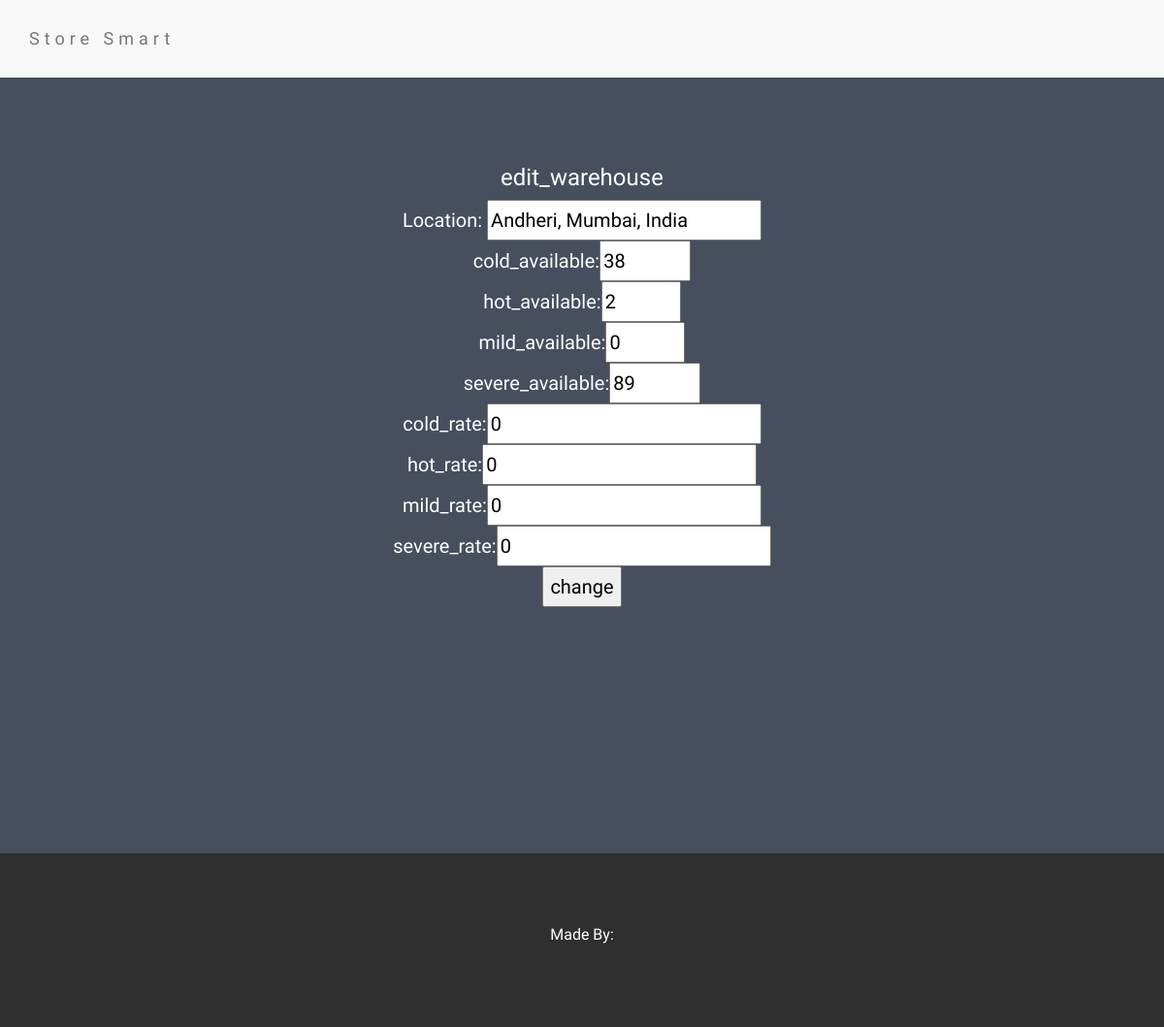
/edit_warehouse/5/ (signed in), run on an earlier commit of the app's database.
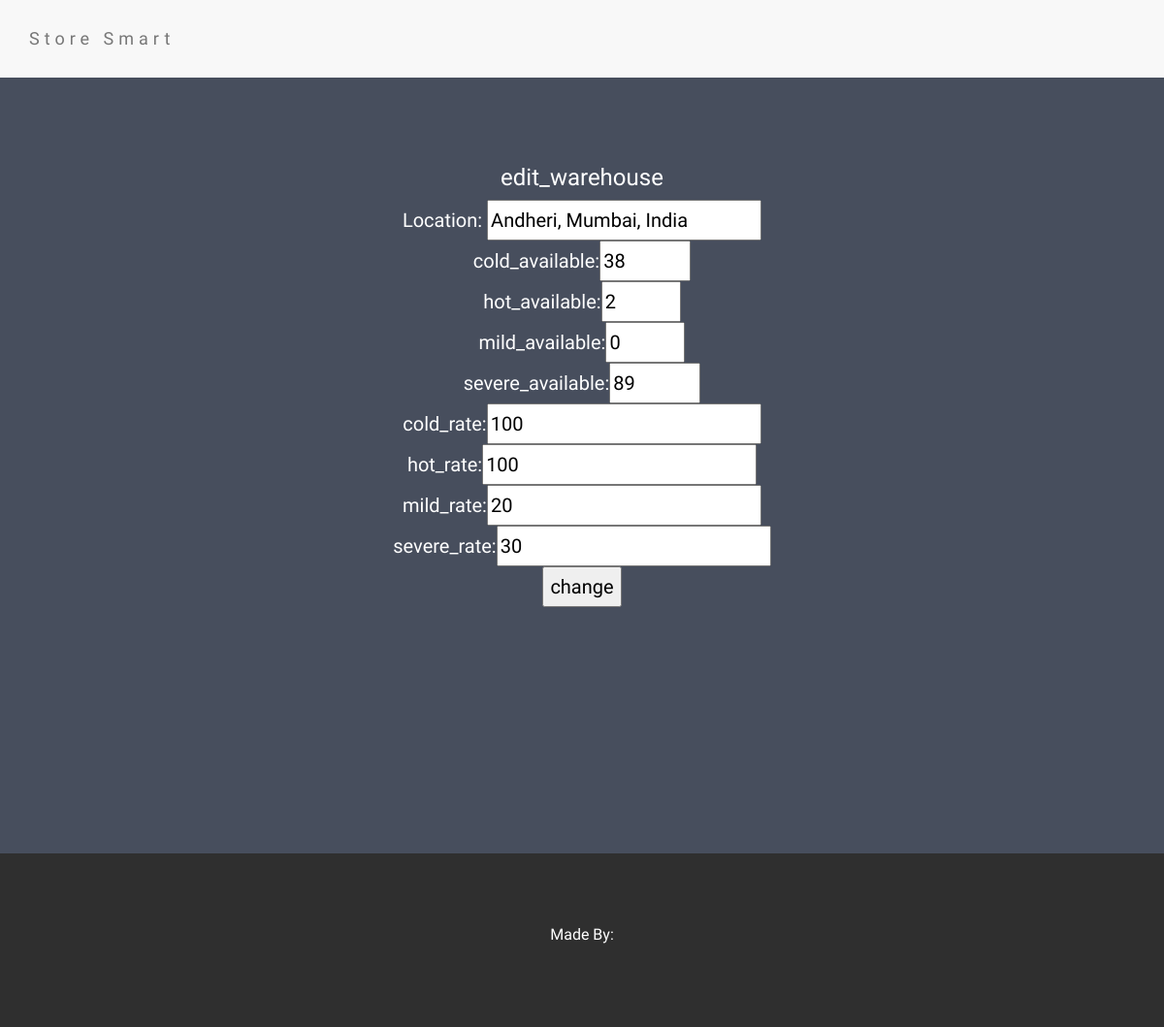
And on a later commit of the database.
### ware/models.py (models this page shows)
class warehouse(models.Model):
	user=models.CharField(max_length=200)
	location = models.CharField(max_length=1000)
	cold_rate=models.PositiveSmallIntegerField(default=0 ,null=True)
	hot_rate=models.PositiveSmallIntegerField(default=0 ,null=True)
	mild_rate=models.PositiveSmallIntegerField(default=0 ,null=True)
	severe_rate=models.PositiveSmallIntegerField(default=0 ,null=True)
	cold_total=models.PositiveSmallIntegerField(default=0 ,null=True)
	hot_total=models.PositiveSmallIntegerField(default=0 ,null=True)
	mild_total=models.PositiveSmallIntegerField(default=0 ,null=True)
	severe_total=models.PositiveSmallIntegerField(default=0 ,null=True)
	cold_available=models.PositiveSmallIntegerField(default=0 ,null=True)
	hot_available=models.PositiveSmallIntegerField(default=0 ,null=True)
	mild_available=models.PositiveSmallIntegerField(default=0 ,null=True)
	severe_available=models.PositiveSmallIntegerField(default=0 ,null=True)
	def __str__(self):
		return self.location

### ware/views.py (the view, shortened to what this page needs)
# urls.py: url(r'^edit_warehouse/(?P<id>[\w\-]+)/$',edit_warehouse,name='edit'),
def edit_warehouse(request,id):
	if request.user.is_authenticated() and Userform.objects.get(user=request.user).flag==1:
		if request.method=="GET":
			ware=warehouse.objects.get(id=id)
			print (ware)
			return render(request,'edit_warehouse.html',{'ware':ware})
	elif Userform.objects.get(user=request.user).flag==2:
		return HttpResponseRedirect('/')
	else:
		return HttpResponseRedirect('/account/login')

### ware/templates/edit_warehouse.html (shortened to what this page needs)
<!DOCTYPE html>
<html lang="en">
<head>
  <link rel="stylesheet" href="http://maxcdn.bootstrapcdn.com/bootstrap/3.3.6/css/bootstrap.min.css">
</head>
<body>
<nav class="navbar navbar-default">
  <div class="container">
    <div class="navbar-header">
      <a class="navbar-brand" href="#">Store Smart</a>
    </div>
    <div class="collapse navbar-collapse" id="myNavbar">
    </div>
  </div>
</nav>
<div class="container-fluid bg-1 text-center">
<h3>edit_warehouse</h3>
<form action="" method="POST">{% csrf_token %}
Location:
<input type="text" name="location" value="{{ware.location}}"><br>
cold_available:<input type="number" name="cold" min="0" max={{ware.cold_total}} value={{ware.cold_available}} required><br>
hot_available:<input type="number" name="hot" min="0" max={{ware.hot_total}} value={{ware.hot_available}} required><br>
mild_available:<input type="number" name="mild" min="0" max={{ware.mild_total}} value={{ware.mild_available}} required><br>
severe_available:<input type="number" name="severe" min="0" max={{ware.severe_total}} value={{ware.severe_available}} required><br>
cold_rate:<input type="number" name="cold_rate" min="0" value={{ware.cold_rate}} required><br>
hot_rate:<input type="number" name="hot_rate" min="0" value={{ware.hot_rate}} required><br>
mild_rate:<input type="number" name="mild_rate" min="0" value={{ware.mild_rate}} required><br>
severe_rate:<input type="number" name="severe_rate" min="0" value={{ware.severe_rate}} required><br>
<input type="submit" value="change">
</form>
</div>
<footer class="container-fluid bg-4 text-center">
  <p>Made By:</p>
</footer>
</body>
</html>

### ware/templates/edit_warehouse.html (style rules this page uses)
body { font: 20px Montserrat, sans-serif; line-height: 1.8; color: #f5f6f7; }
p { font-size: 16px; }
.bg-1 { background-color: #474e5d; color: #ffffff; height: 800px; }
.bg-4 { background-color: #2f2f2f; color: #fff; }
.container-fluid { padding-top: 70px; padding-bottom: 70px; }
.navbar { padding-top: 15px; padding-bottom: 15px; border: 0; border-radius: 0; margin-bottom: 0; font-size: 12px; letter-spacing: 5px; }
input { color:black; }

What changed in the data, as far as the page shows it:
changed warehouse "Andheri, Mumbai, India": cold_rate "0" → "100"; hot_rate "0" → "100"; mild_rate "0" → "20"; severe_rate "0" → "30"
